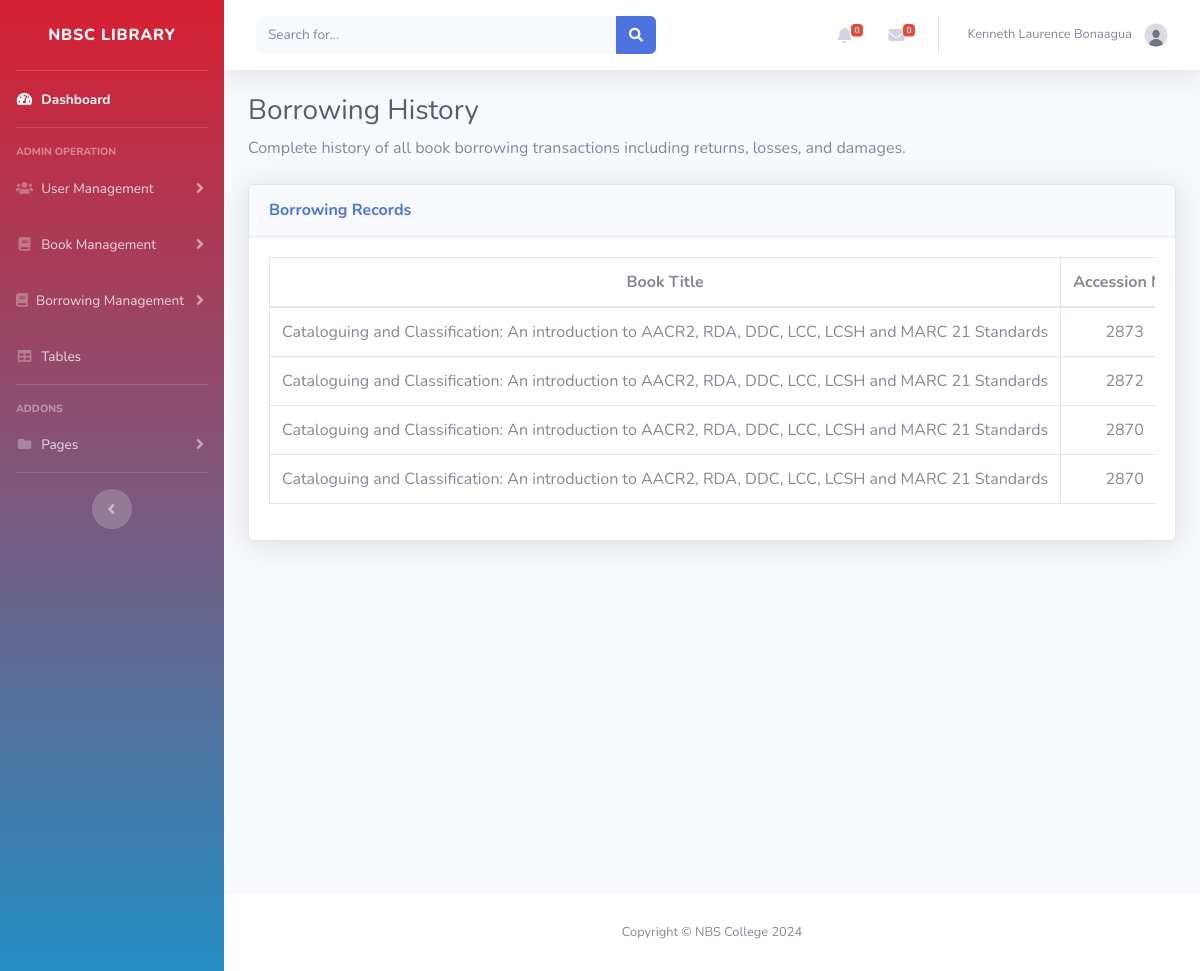
Page /Admin/borrowing_history.php (signed in) on the committed database.
### tables this page shows
CREATE TABLE `borrowings` (
  `id` int(225) NOT NULL,
  `user_id` int(225) DEFAULT NULL,
  `book_id` int(225) DEFAULT NULL,
  `status` varchar(100) DEFAULT NULL,
  `issue_date` timestamp NULL DEFAULT NULL,
  `issued_by` int(11) DEFAULT NULL,
  `allowed_days` int(225) DEFAULT NULL,
  `due_date` date DEFAULT NULL,
  `return_date` date DEFAULT NULL,
  `recieved_by` int(11) DEFAULT NULL,
  `report_date` date DEFAULT NULL,
  `replacement_date` date DEFAULT NULL
);

CREATE TABLE `books` (
  `id` int(11) NOT NULL,
  `accession` int(11) NOT NULL,
  `title` varchar(100) DEFAULT NULL,
  `preferred_title` varchar(100) DEFAULT NULL,
  `parallel_title` varchar(100) DEFAULT NULL,
  `subject_category` varchar(100) DEFAULT NULL,
  `subject_detail` varchar(9999) DEFAULT NULL,
  `summary` varchar(1000) DEFAULT NULL,
  `contents` varchar(1000) DEFAULT NULL,
  `front_image` varchar(100) DEFAULT NULL,
  `back_image` varchar(100) DEFAULT NULL,
  `dimension` varchar(100) DEFAULT NULL,
  `series` varchar(100) DEFAULT NULL,
  `volume` varchar(100) DEFAULT NULL,
  `edition` varchar(100) DEFAULT NULL,
  `copy_number` int(225) DEFAULT NULL,
  `total_pages` varchar(100) DEFAULT NULL,
  `supplementary_contents` varchar(100) DEFAULT NULL,
  `ISBN` varchar(100) DEFAULT NULL,
  `content_type` varchar(100) DEFAULT NULL,
  `media_type` varchar(100) DEFAULT NULL,
  `carrier_type` varchar(100) DEFAULT NULL,
  `call_number` varchar(100) DEFAULT NULL,
  `URL` varchar(225) DEFAULT NULL,
  `language` varchar(100) DEFAULT NULL,
  `shelf_location` varchar(100) DEFAULT NULL,
  `entered_by` int(225) DEFAULT NULL,
  `date_added` date DEFAULT NULL,
  `status` varchar(100) DEFAULT NULL,
  `updated_by` int(11) DEFAULT NULL,
  `last_update` date DEFAULT NULL
);

### Admin/borrowing_history.php (the view, shortened to what this page needs)
<?php
include('inc/header.php');
include('../db.php');
$query = "SELECT
            b.id as borrow_id,
            b.issue_date,
            b.due_date,
            b.return_date,
            b.report_date,
            b.replacement_date,
            b.status,
            bk.title as book_title,
            bk.accession,
            CONCAT(u.firstname, ' ', u.lastname) as borrower_name,
            CONCAT(a1.firstname, ' ', a1.lastname) as issued_by_name,
            CONCAT(a2.firstname, ' ', a2.lastname) as recieved_by_name
          FROM borrowings b
          JOIN books bk ON b.book_id = bk.id
          JOIN users u ON b.user_id = u.id
          LEFT JOIN admins a1 ON b.issued_by = a1.id
          LEFT JOIN admins a2 ON b.recieved_by = a2.id
          WHERE b.status != 'Active' AND b.status != 'Over Due'
          ORDER BY b.issue_date DESC";
$result = $conn->query($query);
?>
<div id="content" class="d-flex flex-column min-vh-100">
    <div class="container-fluid px-4">
        <h1 class="h3 mb-2 text-gray-800">Borrowing History</h1>
        <p class="mb-4">Complete history of all book borrowing transactions including returns, losses, and damages.</p>
        <div class="card shadow mb-4">
            <div class="card-header py-3">
                <h6 class="m-0 font-weight-bold text-primary">Borrowing Records</h6>
            </div>
            <div class="card-body">
                <div class="table-responsive">
                    <table class="table table-bordered" id="dataTable" width="100%" cellspacing="0">
                        <thead>
                            <tr>
                                <th class="text-center">Book Title</th>
                                <th class="text-center">Accession No.</th>
                            </tr>
                        </thead>
                        <tbody>
                            <?php while($row = $result->fetch_assoc()): ?>
                            <tr>
                                <td><?php echo htmlspecialchars($row['book_title']); ?></td>
                                <td class="text-center"><?php echo htmlspecialchars($row['accession']); ?></td>
                            </tr>
                            <?php endwhile; ?>
                        </tbody>
                    </table>
                </div>
            </div>
        </div>
    </div>
</div>
<?php include('inc/footer.php'); ?>

### Admin/borrowing_history.php (style rules this page uses)
.table-responsive { overflow-x: auto; }
.table td, .table th { white-space: nowrap; }

### rows in the picture
borrowings: book.title "Cataloguing and Classification: An introduction to AACR2, RDA, DDC, LCC, LCSH and MARC 21 Standards", book.accession "2873"
borrowings: book.title "Cataloguing and Classification: An introduction to AACR2, RDA, DDC, LCC, LCSH and MARC 21 Standards", book.accession "2872"
borrowings: book.title "Cataloguing and Classification: An introduction to AACR2, RDA, DDC, LCC, LCSH and MARC 21 Standards", book.accession "2870"
borrowings: book.title "Cataloguing and Classification: An introduction to AACR2, RDA, DDC, LCC, LCSH and MARC 21 Standards", book.accession "2870"

### other values in the picture
$_SESSION['admin_firstname'] "Kenneth Laurence"
$_SESSION['admin_lastname'] "Bonaagua"
